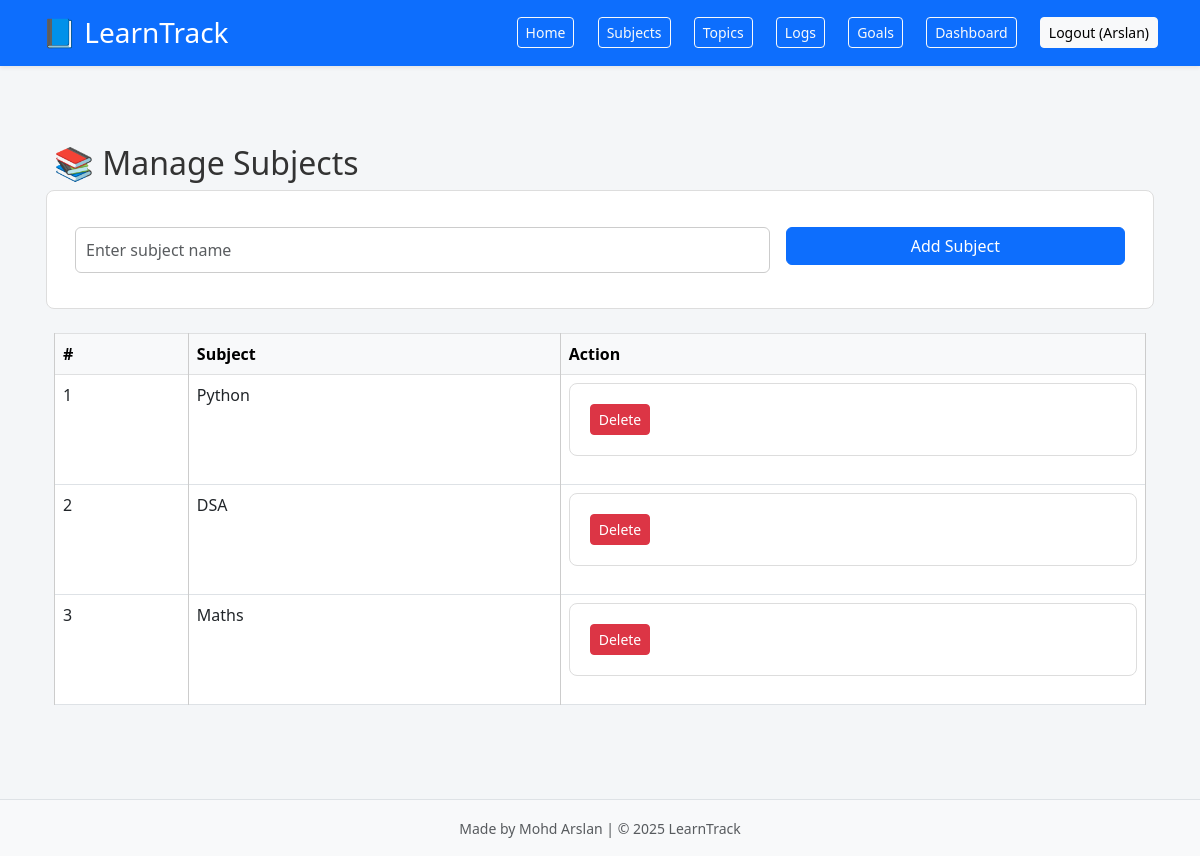
/subjects (signed in), run on the app's committed database.
### tables this page shows
CREATE TABLE users (
                id INTEGER PRIMARY KEY AUTOINCREMENT,
                username TEXT NOT NULL UNIQUE,
                password TEXT NOT NULL
            );

CREATE TABLE subjects (
                id INTEGER PRIMARY KEY AUTOINCREMENT,
                name TEXT NOT NULL,
                user_id INTEGER NOT NULL,
                FOREIGN KEY(user_id) REFERENCES users(id)
            );

### api/subject_routes.py (the view, shortened to what this page needs)
@subject_bp.route('/subjects', methods=['GET', 'POST'])
@login_required
def subjects():
    with get_connection() as conn:
        cursor = conn.cursor()
        cursor.execute("SELECT * FROM subjects WHERE user_id = ?", (current_user.id))
        subjects = cursor.fetchall()
    return render_template('subjects.html', subjects=subjects)

### app.py (called while the page is built)
@login_manager.user_loader
def load_user(user_id):
    with get_connection() as conn:
        cursor = conn.cursor()
        cursor.execute("SELECT username FROM users WHERE id = ?", (user_id,))
        row = cursor.fetchone()
        if row:
            return User(user_id, row[0])  # ✅ Return a User object
        return None

### models.py (called while the page is built)
def get_connection():
    return sqlite3.connect(DB_NAME)

### templates/subjects.html
{% extends 'base.html' %}
{% block content %}
<div class="container mt-4">
    <h2 class="mb-4">📚 Manage Subjects</h2>
    <form method="POST" class="row g-3 mb-4">
        <div class="col-md-8">
            <input type="text" name="name" class="form-control" placeholder="Enter subject name" required>
        </div>
        <div class="col-md-4">
            <button type="submit" class="btn btn-primary w-100">Add Subject</button>
        </div>
    </form>
    {% if subjects %}
    <div class="table-responsive">
        <table class="table table-bordered table-hover">
            <thead class="table-light">
                <tr>
                    <th>#</th>
                    <th>Subject</th>
                    <th>Action</th>
                </tr>
            </thead>
            <tbody>
                {% for subject in subjects %}
                <tr>
                    <td>{{ loop.index }}</td>
                    <td>{{ subject[1] }}</td>
                    <td>
                        <form method="POST" action="{{ url_for('subjects.delete_subject', id=subject[0]) }}"
                              onsubmit="return confirm('Are you sure you want to delete this subject?')">
                            <button class="btn btn-sm btn-danger">Delete</button>
                        </form>
                    </td>
                </tr>
                {% endfor %}
            </tbody>
        </table>
    </div>
    {% else %}
        <p class="text-muted">No subjects added yet.</p>
    {% endif %}
</div>
{% endblock %}

### templates/base.html (shortened to what this page needs)
<!DOCTYPE html>
<html lang="en">
<head>
    <link href="https://cdn.jsdelivr.net/npm/bootstrap@5.3.0/dist/css/bootstrap.min.css" rel="stylesheet">
    <link rel="stylesheet" href="{{ url_for('static', filename='style.css') }}">
</head>
<body>
<header class="bg-primary text-white p-3 shadow-sm mb-4">
    <div class="container d-flex justify-content-between align-items-center flex-wrap">
        <h1 class="fs-3 mb-0"><a href="{{ url_for('dashboard.index') }}" class="text-white text-decoration-none">📘 LearnTrack</a></h1>
        <nav class="mt-2 mt-sm-0">
            <a href="{{ url_for('dashboard.index') }}" class="btn btn-outline-light btn-sm me-1">Home</a>
            <a href="{{ url_for('subjects.subjects') }}" class="btn btn-outline-light btn-sm me-1">Subjects</a>
            <a href="{{ url_for('topics.topics') }}" class="btn btn-outline-light btn-sm me-1">Topics</a>
            <a href="{{ url_for('logs.log_study') }}" class="btn btn-outline-light btn-sm me-1">Logs</a>
            <a href="{{ url_for('goals.goals') }}" class="btn btn-outline-light btn-sm me-1">Goals</a>
            <a href="{{ url_for('dashboard.dashboard') }}" class="btn btn-outline-light btn-sm me-1">Dashboard</a>
            {% if current_user.is_authenticated %}
                <a href="{{ url_for('auth.logout') }}" class="btn btn-light btn-sm">Logout ({{ current_user.username }})</a>
            {% else %}
                <a href="{{ url_for('auth.login') }}" class="btn btn-light btn-sm me-1">Login</a>
                <a href="{{ url_for('auth.register') }}" class="btn btn-light btn-sm">Register</a>
            {% endif %}
        </nav>
    </div>
</header>
<main class="container mb-5">
    {% block content %}{% endblock %}
</main>
<footer class="text-center text-muted py-3 bg-light border-top">
    <small>Made by Mohd Arslan | © 2025 LearnTrack</small>
</footer>
</body>
</html>

### static/style.css (style rules this page uses)
body { margin: 0; font-family: 'Segoe UI', Tahoma, Geneva, Verdana, sans-serif; background-color: #f4f6f8; color: #333; }
a { color: #007acc; text-decoration: none; }
header { background-color: #007acc; color: white; padding: 15px 30px; display: flex; justify-content: space-between; align-items: center; flex-wrap: wrap; }
header h1 { margin: 0; font-size: 24px; }
header nav { margin-top: 10px; }
header nav a { margin-left: 15px; color: white; font-weight: 500; }
main { padding: 30px 20px; max-width: 960px; margin: auto; }
table { width: 100%; border-collapse: collapse; margin-bottom: 20px; }
th, td { border: 1px solid #ccc; padding: 12px; text-align: left; }
th { background-color: #f0f0f0; }
form { background-color: white; padding: 20px; border: 1px solid #ddd; border-radius: 8px; margin-bottom: 20px; }
input[type="text"], input[type="number"], input[type="date"], select { padding: 10px; width: 100%; margin-bottom: 15px; border: 1px solid #ccc; border-radius: 6px; }
input[type="submit"], button { background-color: #007acc; color: white; padding: 10px 16px; border: none; border-radius: 6px; cursor: pointer; }
footer { text-align: center; padding: 20px; background-color: #e0e0e0; color: #333; margin-top: 40px; }

### data on the page
users: username "Arslan"
subjects: name "Python"
subjects: name "DSA"
subjects: name "Maths"
